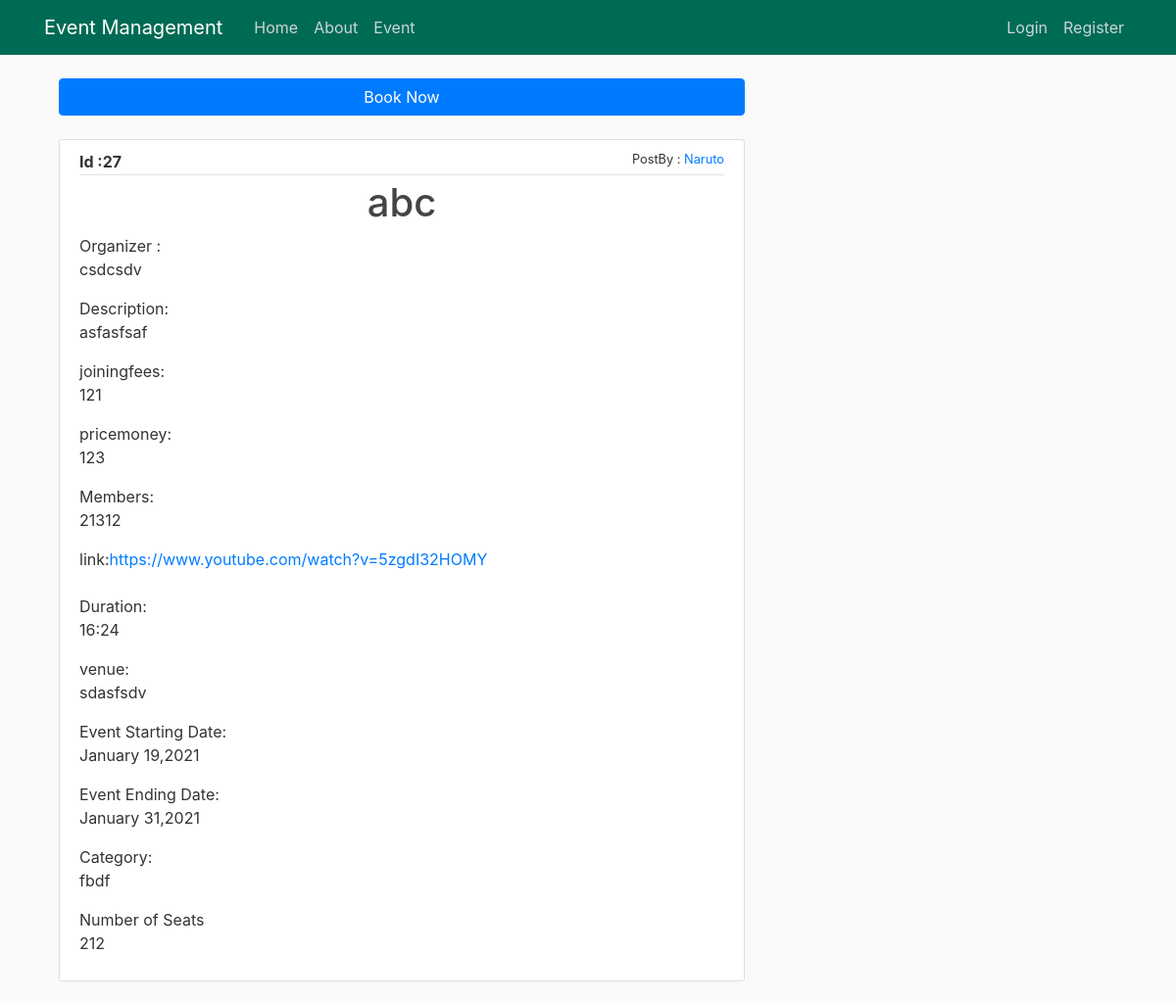
The page /event_details/27 on the database its author committed.
### event/models.py (models this page shows, shortened)
class Eventlist(models.Model):
    postby = models.ForeignKey(User, on_delete=models.CASCADE, null=True)
    title = models.CharField(max_length=100)
    description = models.TextField()
    organizer = models.CharField(max_length=100)
    joiningfees = models.CharField(max_length=10)
    pricemoney = models.CharField(max_length=10)
    members = models.CharField(max_length=5, null=True)
    link = models.CharField(max_length=100)
    Eventtime = models.CharField(max_length=20)
    venue = models.TextField()
    StartingDate = models.DateTimeField(blank=False, null=True)
    Endingdate = models.DateTimeField(blank=False, null=True)
    Category = models.CharField(max_length=50, default="")
    numberofseats = models.CharField(max_length=50, null=True)

### event/views.py (the view)
# urls.py: path('event_details/<int:my_id>', views.event_details, name='event_details'),
def event_details(request, my_id):
    obj = Eventlist.objects.get(id=my_id)
    return render(request, 'event/event_details.html', {'obj': obj})

### event/templates/event/event_details.html (shortened to what this page needs)
{% extends "event/base.html" %}
{% block content %}
<div class="container-fluid">
    <form action="/booked/{{obj.id}}" method="POST">
        <input type="submit" class="btn btn-primary btn-block" name="BookThis" value="Book Now">
    </form>
    <br />
    <article class="media content-section">
        <div class="media-body">
            <div class="article-metadata">
                <b>Id :{{obj.id}}</b>
                <small style="float: right;">PostBy : <a
                        href="/user_Details/{{obj.postby.username}}">{{obj.postby.username}}</a></small>
                <br />
            </div>
            <h1 style="text-align: center;">{{ obj.title}}</a></h1>
            Organizer :<p class="article-content">{{ obj.organizer }}</p>
            Description:<p class="article-content">{{ obj.description }}</p>
            joiningfees:<p class="article-content">{{ obj.joiningfees }}</p>
            pricemoney:<p class="article-content">{{ obj.pricemoney }}</p>
            Members: <p class="article-content">{{ obj.members }}</p>
            link:<a class="article-content" href="{{ obj.link }}">{{ obj.link }}</a><br /><br />
            Duration: <p class="article-content">{{ obj.Eventtime }}</p>
            venue:<p class="article-content">{{ obj.venue }}</p>
            Event Starting Date:<p class="article-content">{{ obj.StartingDate|date:"F d,Y" }}</p>
            Event Ending Date:<p class="article-content">{{ obj.Endingdate|date:"F d,Y" }}</p>
            Category:<p class="article-content">{{ obj.Category }}</p>
            Number of Seats<p class="article-content">{{ obj.numberofseats }}</p>
        </div>
    </article>
</div>
{% endblock content %}

### event/static/event/main.css (style rules this page uses)
body { background: #fafafa; color: #333333; margin-top: 5rem; }
h1, h2, h3, h4, h5, h6 { color: #444444; }
.content-section { background: #ffffff; padding: 10px 20px; border: 1px solid #dddddd; border-radius: 3px; margin-bottom: 20px; }
.article-content { white-space: pre-line; }
.article-metadata { padding-bottom: 1px; margin-bottom: 4px; border-bottom: 1px solid #e3e3e3 }

### rows shown on the page
Eventlist: id "27", postby.username "Naruto", title "abc", organizer "csdcsdv", description "asfasfsaf", joiningfees "121", pricemoney "123", members "21312", link "https://www.youtube.com/watch?v=5zgdI32HOMY", Eventtime "16:24", venue "sdasfsdv", StartingDate "January 19,2021", Endingdate "January 31,2021", Category "fbdf", numberofseats "212"
